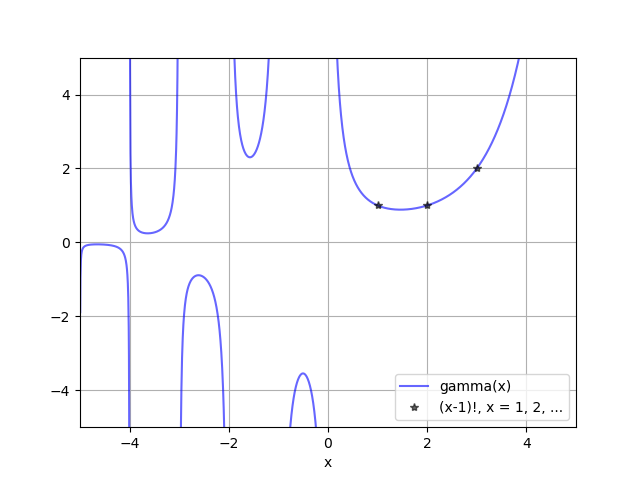

Python code for this plot:
from scipy.special import gamma, factorial
import matplotlib.pyplot as plt
import numpy as np

x = np.linspace(-5, 5, 2251)
y = gamma(x)
plt.plot(x, y, 'b', alpha=0.6, label='gamma(x)')
k = np.arange(1, 7)
plt.plot(k, factorial(k-1), 'k*', alpha=0.6,
         label='(x-1)!, x = 1, 2, ...')
plt.xlim(-5, 5)
plt.ylim(-5, 5)
plt.grid()
plt.xlabel('x')
plt.legend(loc='lower right')
plt.show()
